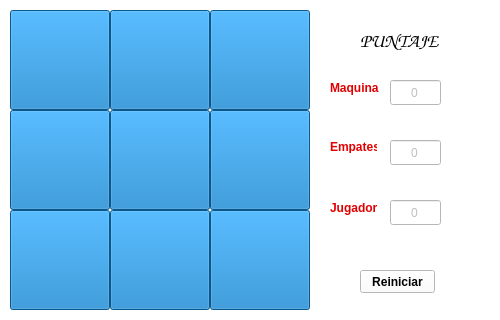
<?xml version="1.0" encoding="UTF-8"?>
<ui version="4.0">
    <class>Ventana</class>
    <widget class="QWidget" name="Ventana">
        <property name="geometry">
            <rect>
                <x>0</x>
                <y>0</y>
                <width>500</width>
                <height>320</height>
            </rect>
        </property>
        <property name="cursor">
            <cursorShape>OpenHandCursor</cursorShape>
        </property>
        <property name="windowTitle">
            <string>Triqui</string>
        </property>
        <property name="styleSheet">
            <string notr="true">background-color: rgb(255, 255, 255);</string>
        </property>
        <widget class="QPushButton" name="b0">
            <property name="geometry">
                <rect>
                    <x>10</x>
                    <y>10</y>
                    <width>100</width>
                    <height>100</height>
                </rect>
            </property>
            <property name="font">
                <font>
                    <pointsize>60</pointsize>
                    <weight>75</weight>
                    <bold>true</bold>
                </font>
            </property>
            <property name="focusPolicy">
                <enum>Qt::NoFocus</enum>
            </property>
            <property name="styleSheet">
                <string notr="true">color: rgb(255, 255, 255);
                    backgrouNd-color: #0E7AC4;
                </string>
            </property>
            <property name="text">
                <string/>
            </property>
        </widget>
        <widget class="QPushButton" name="b3">
            <property name="geometry">
                <rect>
                    <x>10</x>
                    <y>110</y>
                    <width>100</width>
                    <height>100</height>
                </rect>
            </property>
            <property name="font">
                <font>
                    <pointsize>60</pointsize>
                    <weight>75</weight>
                    <bold>true</bold>
                </font>
            </property>
            <property name="focusPolicy">
                <enum>Qt::NoFocus</enum>
            </property>
            <property name="styleSheet">
                <string notr="true">color: rgb(255, 255, 255);
                    backgrouNd-color: #0E7AC4;
                </string>
            </property>
            <property name="text">
                <string/>
            </property>
        </widget>
        <widget class="QPushButton" name="b6">
            <property name="geometry">
                <rect>
                    <x>10</x>
                    <y>210</y>
                    <width>100</width>
                    <height>100</height>
                </rect>
            </property>
            <property name="font">
                <font>
                    <pointsize>60</pointsize>
                    <weight>75</weight>
                    <bold>true</bold>
                </font>
            </property>
            <property name="focusPolicy">
                <enum>Qt::NoFocus</enum>
            </property>
            <property name="styleSheet">
                <string notr="true">color: rgb(255, 255, 255);
                    backgrouNd-color: #0E7AC4;
                </string>
            </property>
            <property name="text">
                <string/>
            </property>
        </widget>
        <widget class="QPushButton" name="b1">
            <property name="geometry">
                <rect>
                    <x>110</x>
                    <y>10</y>
                    <width>100</width>
                    <height>100</height>
                </rect>
            </property>
            <property name="font">
                <font>
                    <pointsize>60</pointsize>
                    <weight>75</weight>
                    <bold>true</bold>
                </font>
            </property>
            <property name="focusPolicy">
                <enum>Qt::NoFocus</enum>
            </property>
            <property name="styleSheet">
                <string notr="true">color: rgb(255, 255, 255);
                    backgrouNd-color: #0E7AC4;
                </string>
            </property>
            <property name="text">
                <string/>
            </property>
        </widget>
        <widget class="QPushButton" name="b4">
            <property name="geometry">
                <rect>
                    <x>110</x>
                    <y>110</y>
                    <width>100</width>
                    <height>100</height>
                </rect>
            </property>
            <property name="font">
                <font>
                    <pointsize>60</pointsize>
                    <weight>75</weight>
                    <bold>true</bold>
                </font>
            </property>
            <property name="focusPolicy">
                <enum>Qt::NoFocus</enum>
            </property>
            <property name="styleSheet">
                <string notr="true">color: rgb(255, 255, 255);
                    backgrouNd-color: #0E7AC4;
                </string>
            </property>
            <property name="text">
                <string/>
            </property>
        </widget>
        <widget class="QPushButton" name="b7">
            <property name="geometry">
                <rect>
                    <x>110</x>
                    <y>210</y>
                    <width>100</width>
                    <height>100</height>
                </rect>
            </property>
            <property name="font">
                <font>
                    <pointsize>60</pointsize>
                    <weight>75</weight>
                    <bold>true</bold>
                </font>
            </property>
            <property name="focusPolicy">
                <enum>Qt::NoFocus</enum>
            </property>
            <property name="styleSheet">
                <string notr="true">color: rgb(255, 255, 255);
                    backgrouNd-color: #0E7AC4;
                </string>
            </property>
            <property name="text">
                <string/>
            </property>
        </widget>
        <widget class="QPushButton" name="b2">
            <property name="geometry">
                <rect>
                    <x>210</x>
                    <y>10</y>
                    <width>100</width>
                    <height>100</height>
                </rect>
            </property>
            <property name="font">
                <font>
                    <pointsize>60</pointsize>
                    <weight>75</weight>
                    <bold>true</bold>
                </font>
            </property>
            <property name="focusPolicy">
                <enum>Qt::NoFocus</enum>
            </property>
            <property name="styleSheet">
                <string notr="true">color: rgb(255, 255, 255);
                    backgrouNd-color: #0E7AC4;
                </string>
            </property>
            <property name="text">
                <string/>
            </property>
        </widget>
        <widget class="QPushButton" name="b5">
            <property name="geometry">
                <rect>
                    <x>210</x>
                    <y>110</y>
                    <width>100</width>
                    <height>100</height>
                </rect>
            </property>
            <property name="font">
                <font>
                    <pointsize>60</pointsize>
                    <weight>75</weight>
                    <bold>true</bold>
                </font>
            </property>
            <property name="focusPolicy">
                <enum>Qt::NoFocus</enum>
            </property>
            <property name="styleSheet">
                <string notr="true">color: rgb(255, 255, 255);
                    backgrouNd-color: #0E7AC4;
                </string>
            </property>
            <property name="text">
                <string/>
            </property>
        </widget>
        <widget class="QPushButton" name="b8">
            <property name="geometry">
                <rect>
                    <x>210</x>
                    <y>210</y>
                    <width>100</width>
                    <height>100</height>
                </rect>
            </property>
            <property name="font">
                <font>
                    <pointsize>60</pointsize>
                    <weight>75</weight>
                    <bold>true</bold>
                </font>
            </property>
            <property name="focusPolicy">
                <enum>Qt::NoFocus</enum>
            </property>
            <property name="styleSheet">
                <string notr="true">color: rgb(255, 255, 255);
                    backgrouNd-color: #0E7AC4;
                </string>
            </property>
            <property name="text">
                <string/>
            </property>
        </widget>
        <widget class="QLabel" name="ePuntaje">
            <property name="geometry">
                <rect>
                    <x>360</x>
                    <y>30</y>
                    <width>101</width>
                    <height>21</height>
                </rect>
            </property>
            <property name="font">
                <font>
                    <family>Comic Sans MS</family>
                    <pointsize>14</pointsize>
                    <weight>75</weight>
                    <bold>true</bold>
                </font>
            </property>
            <property name="text">
                <string>PUNTAJE</string>
            </property>
        </widget>
        <widget class="QLabel" name="eMaquina">
            <property name="geometry">
                <rect>
                    <x>330</x>
                    <y>80</y>
                    <width>51</width>
                    <height>16</height>
                </rect>
            </property>
            <property name="font">
                <font>
                    <pointsize>9</pointsize>
                    <weight>75</weight>
                    <bold>true</bold>
                </font>
            </property>
            <property name="styleSheet">
                <string notr="true">color: rgb(226, 0, 0);</string>
            </property>
            <property name="text">
                <string>Maquina</string>
            </property>
        </widget>
        <widget class="QLabel" name="eEmpates">
            <property name="geometry">
                <rect>
                    <x>330</x>
                    <y>140</y>
                    <width>47</width>
                    <height>13</height>
                </rect>
            </property>
            <property name="font">
                <font>
                    <pointsize>9</pointsize>
                    <weight>75</weight>
                    <bold>true</bold>
                </font>
            </property>
            <property name="styleSheet">
                <string notr="true">color: rgb(226, 0, 0);</string>
            </property>
            <property name="text">
                <string>Empates</string>
            </property>
        </widget>
        <widget class="QLabel" name="eJugador">
            <property name="geometry">
                <rect>
                    <x>330</x>
                    <y>200</y>
                    <width>51</width>
                    <height>16</height>
                </rect>
            </property>
            <property name="font">
                <font>
                    <pointsize>9</pointsize>
                    <weight>75</weight>
                    <bold>true</bold>
                </font>
            </property>
            <property name="styleSheet">
                <string notr="true">color: rgb(226, 0, 0);</string>
            </property>
            <property name="text">
                <string>Jugador</string>
            </property>
        </widget>
        <widget class="QLineEdit" name="lMaquina">
            <property name="enabled">
                <bool>false</bool>
            </property>
            <property name="geometry">
                <rect>
                    <x>390</x>
                    <y>80</y>
                    <width>51</width>
                    <height>25</height>
                </rect>
            </property>
            <property name="text">
                <string>0</string>
            </property>
            <property name="alignment">
                <set>Qt::AlignCenter</set>
            </property>
        </widget>
        <widget class="QLineEdit" name="lEmpate">
            <property name="enabled">
                <bool>false</bool>
            </property>
            <property name="geometry">
                <rect>
                    <x>390</x>
                    <y>140</y>
                    <width>51</width>
                    <height>25</height>
                </rect>
            </property>
            <property name="text">
                <string>0</string>
            </property>
            <property name="alignment">
                <set>Qt::AlignCenter</set>
            </property>
        </widget>
        <widget class="QLineEdit" name="lJugador">
            <property name="enabled">
                <bool>false</bool>
            </property>
            <property name="geometry">
                <rect>
                    <x>390</x>
                    <y>200</y>
                    <width>51</width>
                    <height>25</height>
                </rect>
            </property>
            <property name="text">
                <string>0</string>
            </property>
            <property name="alignment">
                <set>Qt::AlignCenter</set>
            </property>
        </widget>
        <widget class="QPushButton" name="bReiniciar">
            <property name="geometry">
                <rect>
                    <x>360</x>
                    <y>270</y>
                    <width>75</width>
                    <height>23</height>
                </rect>
            </property>
            <property name="font">
                <font>
                    <weight>75</weight>
                    <bold>true</bold>
                </font>
            </property>
            <property name="text">
                <string>Reiniciar</string>
            </property>
        </widget>
    </widget>
    <resources/>
    <connections/>
</ui>
